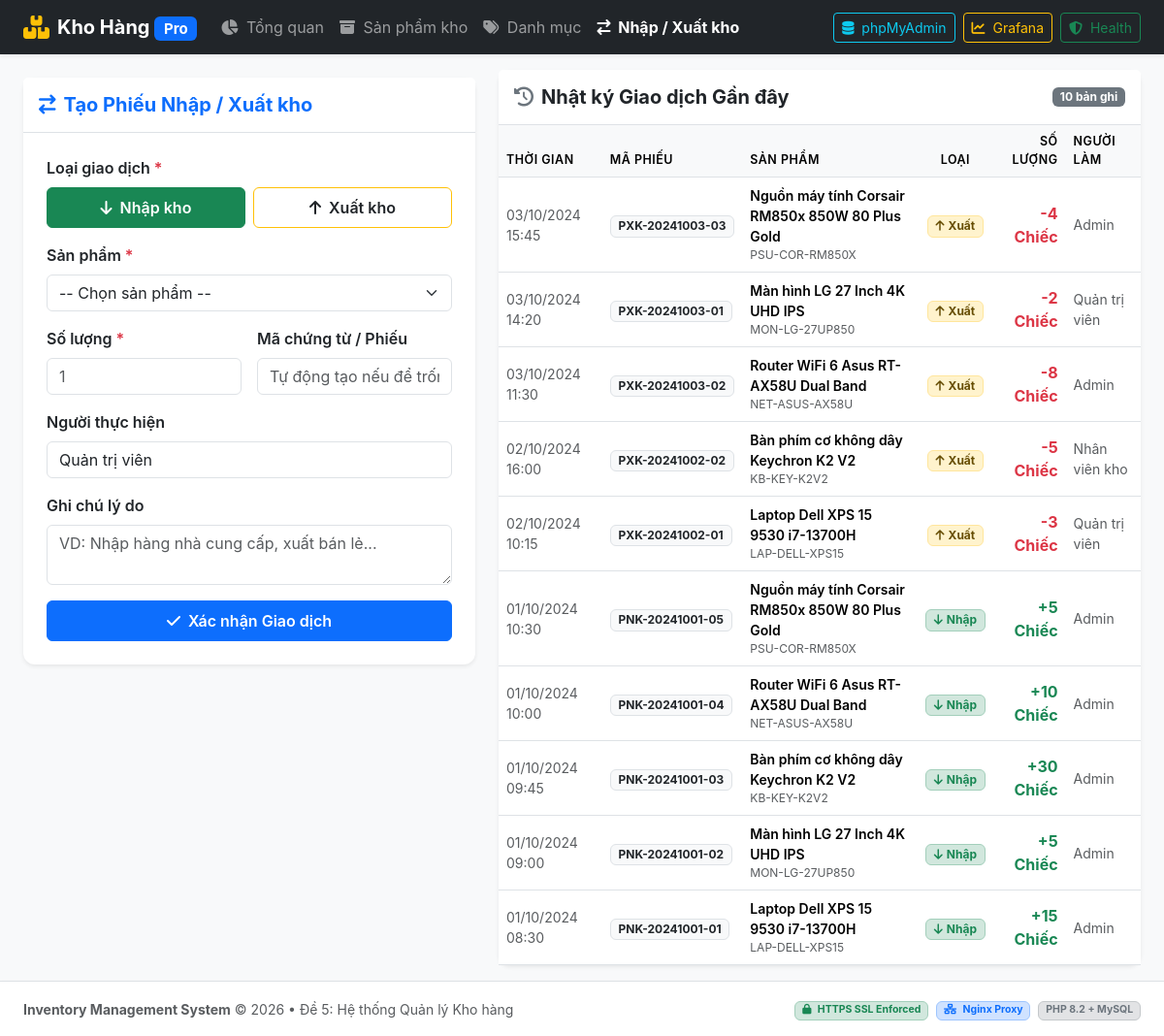
Screenshot of /transactions.php with the database file from the repository.
### tables this page shows
CREATE TABLE `inventory_transactions` (
    `id` INT AUTO_INCREMENT PRIMARY KEY,
    `product_id` INT NOT NULL,
    `type` ENUM('IN', 'OUT') NOT NULL,
    `quantity` INT NOT NULL,
    `reference_code` VARCHAR(50) NOT NULL,
    `note` TEXT NULL,
    `performed_by` VARCHAR(100) NOT NULL DEFAULT 'Admin',
    `created_at` DATETIME DEFAULT CURRENT_TIMESTAMP,
    CONSTRAINT `fk_transactions_product` FOREIGN KEY (`product_id`) REFERENCES `products` (`id`) ON DELETE CASCADE
);

CREATE TABLE `products` (
    `id` INT AUTO_INCREMENT PRIMARY KEY,
    `category_id` INT NOT NULL,
    `sku` VARCHAR(50) NOT NULL UNIQUE,
    `name` VARCHAR(200) NOT NULL,
    `unit` VARCHAR(30) NOT NULL DEFAULT 'Cái',
    `purchase_price` DECIMAL(12,2) NOT NULL DEFAULT 0.00,
    `selling_price` DECIMAL(12,2) NOT NULL DEFAULT 0.00,
    `quantity` INT NOT NULL DEFAULT 0,
    `min_quantity` INT NOT NULL DEFAULT 5,
    `location` VARCHAR(100) NULL DEFAULT 'Kệ A1',
    `created_at` DATETIME DEFAULT CURRENT_TIMESTAMP,
    `updated_at` DATETIME DEFAULT CURRENT_TIMESTAMP ON UPDATE CURRENT_TIMESTAMP,
    CONSTRAINT `fk_products_category` FOREIGN KEY (`category_id`) REFERENCES `categories` (`id`) ON DELETE CASCADE
);

### src/config.php (called while the page is built, shortened)
<?php
function format_datetime($dt) {
    $time = strtotime($dt);
    return date('d/m/Y H:i', $time);
}

### src/transactions.php (the view, shortened to what this page needs)
<?php
require_once __DIR__ . '/includes/header.php';
$history = [];
if ($pdo) {
    $h_stmt = $pdo->query("SELECT t.*, p.name as product_name, p.sku, p.unit
        FROM inventory_transactions t
        JOIN products p ON t.product_id = p.id
        ORDER BY t.created_at DESC LIMIT 50");
    $history = $h_stmt->fetchAll();
}
?>
<div class="row g-4">
    <div class="col-lg-5">
        <div class="card shadow-sm border-0 sticky-top" style="top: 80px;">
            <div class="card-header bg-white py-3 border-bottom">
                <h5 class="fw-bold mb-0 text-primary">
                    <i class="fa-solid fa-arrow-right-arrow-left me-2"></i>Tạo Phiếu Nhập / Xuất kho
                </h5>
            </div>
            <div class="card-body p-4">
                <form method="POST" action="/transactions.php">
                    <div class="mb-3">
                        <label class="form-label fw-semibold">Loại giao dịch <span class="text-danger">*</span></label>
                        <div class="row g-2">
                            <div class="col-6">
                                <label class="btn btn-outline-success w-100 py-2 fw-semibold" for="typeIN">
                                    <i class="fa-solid fa-arrow-down me-1"></i> Nhập kho
                                </label>
                            </div>
                            <div class="col-6">
                                <label class="btn btn-outline-warning w-100 py-2 fw-semibold text-dark" for="typeOUT">
                                    <i class="fa-solid fa-arrow-up me-1"></i> Xuất kho
                                </label>
                            </div>
                        </div>
                    </div>
                    <div class="mb-3">
                        <label class="form-label fw-semibold">Sản phẩm <span class="text-danger">*</span></label>
                        <select name="product_id" id="productSelect" class="form-select" required>
                            <option value="">-- Chọn sản phẩm --</option>
                        </select>
                    </div>
                    <div class="row g-3 mb-3">
                        <div class="col-md-6">
                            <label class="form-label fw-semibold">Số lượng <span class="text-danger">*</span></label>
                            <input type="number" name="quantity" min="1" class="form-control" placeholder="1" required>
                        </div>
                        <div class="col-md-6">
                            <label class="form-label fw-semibold">Mã chứng từ / Phiếu</label>
                            <input type="text" name="reference_code" id="refCodeInput" class="form-control" placeholder="Tự động tạo nếu để trống">
                        </div>
                    </div>
                    <div class="mb-3">
                        <label class="form-label fw-semibold">Người thực hiện</label>
                        <input type="text" name="performed_by" class="form-control" value="Quản trị viên">
                    </div>
                    <div class="mb-3">
                        <label class="form-label fw-semibold">Ghi chú lý do</label>
                        <textarea name="note" class="form-control" rows="2" placeholder="VD: Nhập hàng nhà cung cấp, xuất bán lẻ..."></textarea>
                    </div>
                    <button type="submit" class="btn btn-primary w-100 py-2 fw-semibold">
                        <i class="fa-solid fa-check me-1"></i> Xác nhận Giao dịch
                    </button>
                </form>
            </div>
        </div>
    </div>
    <div class="col-lg-7">
        <div class="card shadow-sm border-0">
            <div class="card-header bg-white py-3 border-bottom d-flex justify-content-between align-items-center">
                <h5 class="fw-bold mb-0 text-dark"><i class="fa-solid fa-history text-secondary me-2"></i>Nhật ký Giao dịch Gần đây</h5>
                <span class="badge bg-secondary"><?= count($history) ?> bản ghi</span>
            </div>
            <div class="table-responsive">
                <table class="table table-hover align-middle mb-0">
                    <thead>
                        <tr>
                            <th>Thời gian</th>
                            <th>Mã phiếu</th>
                            <th>Sản phẩm</th>
                            <th class="text-center">Loại</th>
                            <th class="text-end">Số lượng</th>
                            <th>Người làm</th>
                        </tr>
                    </thead>
                    <tbody>
                        <?php if (empty($history)): ?>
                            <tr><td colspan="6" class="text-center py-4 text-muted">Chưa có bản ghi giao dịch nào.</td></tr>
                        <?php else: ?>
                            <?php foreach ($history as $h): ?>
                                <tr>
                                    <td class="small text-muted"><?= format_datetime($h['created_at']) ?></td>
                                    <td><span class="badge bg-light text-dark border"><?= htmlspecialchars($h['reference_code']) ?></span></td>
                                    <td>
                                        <div class="fw-semibold small"><?= htmlspecialchars($h['product_name']) ?></div>
                                        <div class="text-muted" style="font-size: 0.75rem;"><?= htmlspecialchars($h['sku']) ?></div>
                                    </td>
                                    <td class="text-center">
                                        <?php if ($h['type'] === 'IN'): ?>
                                            <span class="badge bg-success-subtle text-success border border-success-subtle">
                                                <i class="fa-solid fa-arrow-down me-1"></i>Nhập
                                            </span>
                                        <?php else: ?>
                                            <span class="badge bg-warning-subtle text-warning-emphasis border border-warning-subtle">
                                                <i class="fa-solid fa-arrow-up me-1"></i>Xuất
                                            </span>
                                        <?php endif; ?>
                                    </td>
                                    <td class="text-end fw-bold <?= ($h['type'] === 'IN') ? 'text-success' : 'text-danger' ?>">
                                        <?= ($h['type'] === 'IN' ? '+' : '-') . $h['quantity'] ?> <?= htmlspecialchars($h['unit']) ?>
                                    </td>
                                    <td class="small text-muted"><?= htmlspecialchars($h['performed_by']) ?></td>
                                </tr>
                            <?php endforeach; ?>
                        <?php endif; ?>
                    </tbody>
                </table>
            </div>
        </div>
    </div>
</div>
<?php require_once __DIR__ . '/includes/footer.php'; ?>

### src/assets/css/style.css (style rules this page uses)
body { min-height: 100vh; display: flex; flex-direction: column; font-family: -apple-system, BlinkMacSystemFont, "Segoe UI", Roboto, "Helvetica Neue", Arial, sans-serif; color: #2b3445; }
.card { border-radius: 0.75rem; border: 1px solid rgba(0,0,0,0.08); transition: transform 0.2s ease, box-shadow 0.2s ease; }
.table th { font-weight: 600; text-transform: uppercase; font-size: 0.78rem; letter-spacing: 0.5px; background-color: #f8f9fa; }

### rows the page displays
inventory_transactions: created_at "03/10/2024 15:45", reference_code "PXK-20241003-03", product.name "Nguồn máy tính Corsair RM850x 850W 80 Plus Gold", product.sku "PSU-COR-RM850X", type "OUT" (drawn), quantity "4", product.unit "Chiếc", performed_by "Admin"
inventory_transactions: created_at "03/10/2024 14:20", reference_code "PXK-20241003-01", product.name "Màn hình LG 27 Inch 4K UHD IPS", product.sku "MON-LG-27UP850", type "OUT" (drawn), quantity "2", product.unit "Chiếc", performed_by "Quản trị viên"
inventory_transactions: created_at "03/10/2024 11:30", reference_code "PXK-20241003-02", product.name "Router WiFi 6 Asus RT-AX58U Dual Band", product.sku "NET-ASUS-AX58U", type "OUT" (drawn), quantity "8", product.unit "Chiếc", performed_by "Admin"
inventory_transactions: created_at "02/10/2024 16:00", reference_code "PXK-20241002-02", product.name "Bàn phím cơ không dây Keychron K2 V2", product.sku "KB-KEY-K2V2", type "OUT" (drawn), quantity "5", product.unit "Chiếc", performed_by "Nhân viên kho"
inventory_transactions: created_at "02/10/2024 10:15", reference_code "PXK-20241002-01", product.name "Laptop Dell XPS 15 9530 i7-13700H", product.sku "LAP-DELL-XPS15", type "OUT" (drawn), quantity "3", product.unit "Chiếc", performed_by "Quản trị viên"
inventory_transactions: created_at "01/10/2024 10:30", reference_code "PNK-20241001-05", product.name "Nguồn máy tính Corsair RM850x 850W 80 Plus Gold", product.sku "PSU-COR-RM850X", type "IN" (drawn), quantity "5", product.unit "Chiếc", performed_by "Admin"
inventory_transactions: created_at "01/10/2024 10:00", reference_code "PNK-20241001-04", product.name "Router WiFi 6 Asus RT-AX58U Dual Band", product.sku "NET-ASUS-AX58U", type "IN" (drawn), quantity "10", product.unit "Chiếc", performed_by "Admin"
inventory_transactions: created_at "01/10/2024 09:45", reference_code "PNK-20241001-03", product.name "Bàn phím cơ không dây Keychron K2 V2", product.sku "KB-KEY-K2V2", type "IN" (drawn), quantity "30", product.unit "Chiếc", performed_by "Admin"
inventory_transactions: created_at "01/10/2024 09:00", reference_code "PNK-20241001-02", product.name "Màn hình LG 27 Inch 4K UHD IPS", product.sku "MON-LG-27UP850", type "IN" (drawn), quantity "5", product.unit "Chiếc", performed_by "Admin"
inventory_transactions: created_at "01/10/2024 08:30", reference_code "PNK-20241001-01", product.name "Laptop Dell XPS 15 9530 i7-13700H", product.sku "LAP-DELL-XPS15", type "IN" (drawn), quantity "15", product.unit "Chiếc", performed_by "Admin"

### other values shown
count($history) "10"
